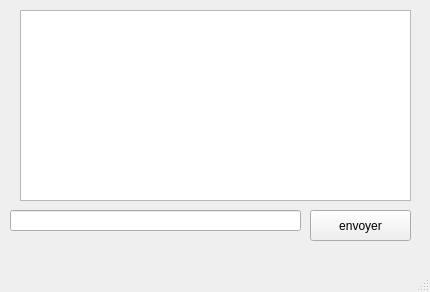
<?xml version="1.0" encoding="UTF-8"?>
<ui version="4.0">
 <class>Server</class>
 <widget class="QMainWindow" name="Server">
  <property name="geometry">
   <rect>
    <x>0</x>
    <y>0</y>
    <width>430</width>
    <height>292</height>
   </rect>
  </property>
  <property name="windowTitle">
   <string>MainWindow</string>
  </property>
  <widget class="QWidget" name="centralwidget">
   <widget class="QPushButton" name="sendBtn">
    <property name="geometry">
     <rect>
      <x>310</x>
      <y>210</y>
      <width>101</width>
      <height>31</height>
     </rect>
    </property>
    <property name="text">
     <string>envoyer</string>
    </property>
   </widget>
   <widget class="QLineEdit" name="msgLineEdit">
    <property name="geometry">
     <rect>
      <x>10</x>
      <y>210</y>
      <width>291</width>
      <height>21</height>
     </rect>
    </property>
   </widget>
   <widget class="QTextEdit" name="recordTextEdit">
    <property name="geometry">
     <rect>
      <x>20</x>
      <y>10</y>
      <width>391</width>
      <height>191</height>
     </rect>
    </property>
   </widget>
   <widget class="QLabel" name="label">
    <property name="geometry">
     <rect>
      <x>10</x>
      <y>0</y>
      <width>451</width>
      <height>311</height>
     </rect>
    </property>
    <property name="text">
     <string/>
    </property>
    <property name="pixmap">
     <pixmap resource="cinemApp.qrc">:/new/prefix1/cinemApp.jpg</pixmap>
    </property>
   </widget>
   <zorder>label</zorder>
   <zorder>sendBtn</zorder>
   <zorder>msgLineEdit</zorder>
   <zorder>recordTextEdit</zorder>
  </widget>
  <widget class="QMenuBar" name="menubar">
   <property name="geometry">
    <rect>
     <x>0</x>
     <y>0</y>
     <width>430</width>
     <height>26</height>
    </rect>
   </property>
  </widget>
  <widget class="QStatusBar" name="statusbar"/>
 </widget>
 <resources>
  <include location="cinemApp.qrc"/>
 </resources>
 <connections/>
</ui>
